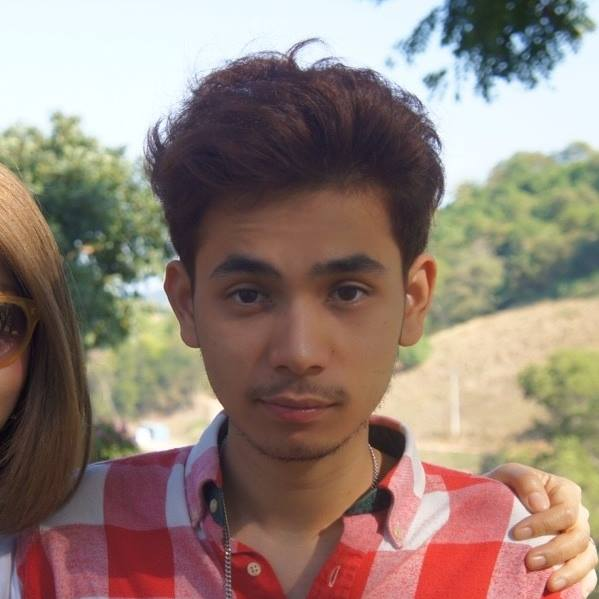
#> input picture input_images/10625034_1100070416670737_4341551356959521884_n.jpg, 599 x 599 px; its folder holds only this picture in this run
$ python detect_face_datasets.py
#> lines starting #> are read from the running program, lines starting #| are printed output that depends on the picture

import cv2

from os import listdir
import time

def cropImage(img, box):
	[p, q, r, s]= box

	write_img_color= img[q:q+ s, p:p+ r]
	saveCropped(write_img_color, name)


def saveCropped(img, name):
	cv2.imwrite(output_path+ name+ ".jpg", img)

if __name__== "__main__":

	input_path= "./input_images/"
	output_path= "./output_images/"


	frontal_face= cv2.CascadeClassifier("haarcascade_frontalface_default.xml")
	input_names= listdir("./input_images")

	print("Starting to detect faces and save the cropped images to output file...")
	sttime= time.clock()
	i= 1
	for name in input_names:
		print(input_path+name)
		color_img= cv2.imread(input_path+ name)
#> color_img is the input picture: shape (599, 599, 3); mean B, G, R 119.1, 128.7, 147.4

		gray_img= cv2.cvtColor(color_img, cv2.COLOR_BGR2GRAY)
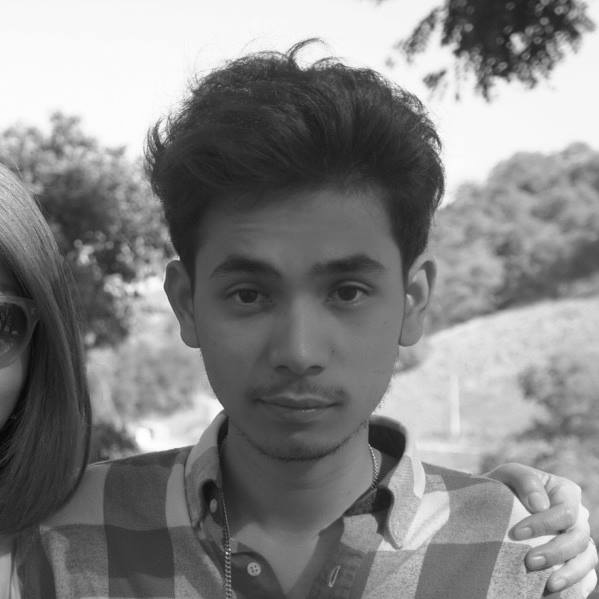
#> gray_img: shape (599, 599); min 5, max 255, mean 133.2


		bBoxes= frontal_face.detectMultiScale(gray_img, scaleFactor=1.3, minNeighbors=5, minSize=(30, 30), flags=cv2.CASCADE_SCALE_IMAGE)
#> bBoxes = [[162, 190, 257, 257]]
		#print(bBoxes)

		for box in bBoxes:

			cropImage(color_img, box)
			i+= 1
#> this loop made 1 pass
#> (p in cropImage, q in cropImage, r in cropImage, s in cropImage, i) on pass 1: (162, 190, 257, 257, 2)
#> pass 1, in cropImage, `write_img_color= img[q:q+ s, p:p+ r]`:
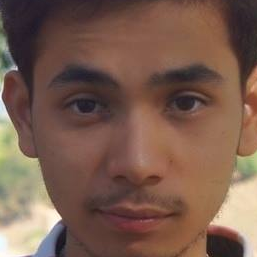
#> write_img_color: shape (257, 257, 3); mean B, G, R 77.9, 91.6, 121
#> after the loop, i = 2

	print("Completed the task in %.2f Secs." % (time.clock()- sttime))

$ run again, on input_images/12019784_1476493942679592_3807175566818405520_n.jpg
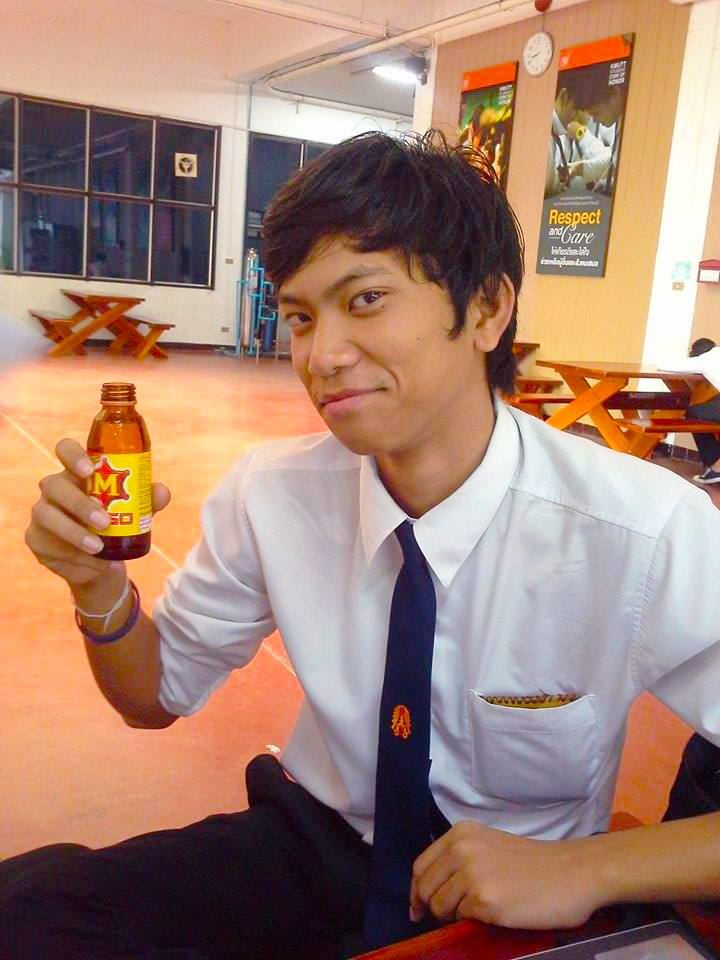
#> input picture input_images/12019784_1476493942679592_3807175566818405520_n.jpg, 720 x 960 px
#> color_img is the input picture: shape (960, 720, 3); mean B, G, R 113.8, 129.4, 163.3
#> `gray_img= cv2.cvtColor(color_img, cv2.COLOR_BGR2GRAY)`:
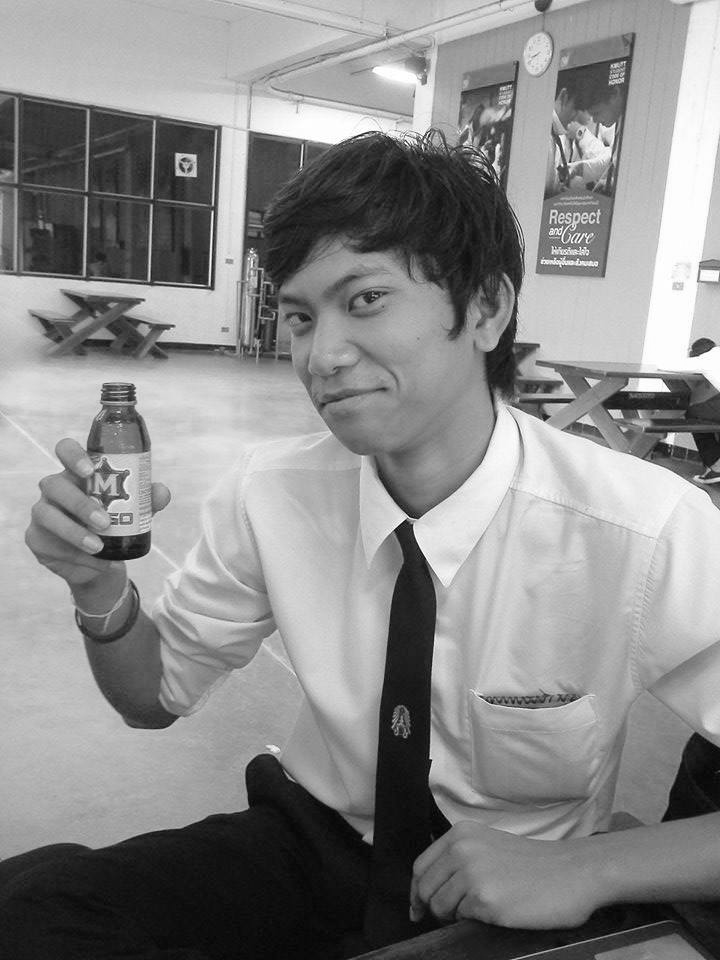
#> gray_img: shape (960, 720); min 0, max 255, mean 137.8
#> bBoxes = ()
#> after the loop `for box in bBoxes:`: i = 1

$ run again, on input_images/12119116_1490681244594195_3007006948107787524_n.jpg
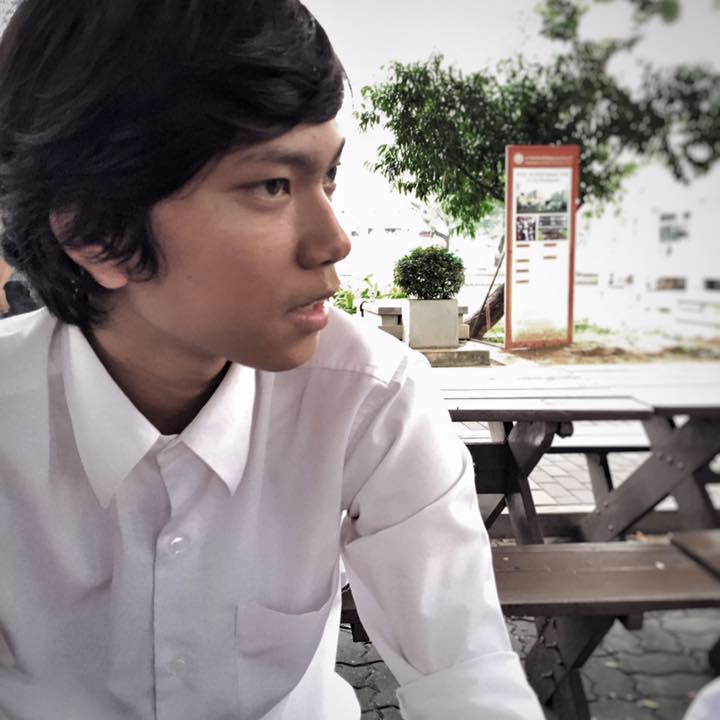
#> input picture input_images/12119116_1490681244594195_3007006948107787524_n.jpg, 720 x 720 px
#> color_img is the input picture: shape (720, 720, 3); mean B, G, R 132.6, 132.3, 140.1
#> `gray_img= cv2.cvtColor(color_img, cv2.COLOR_BGR2GRAY)`:
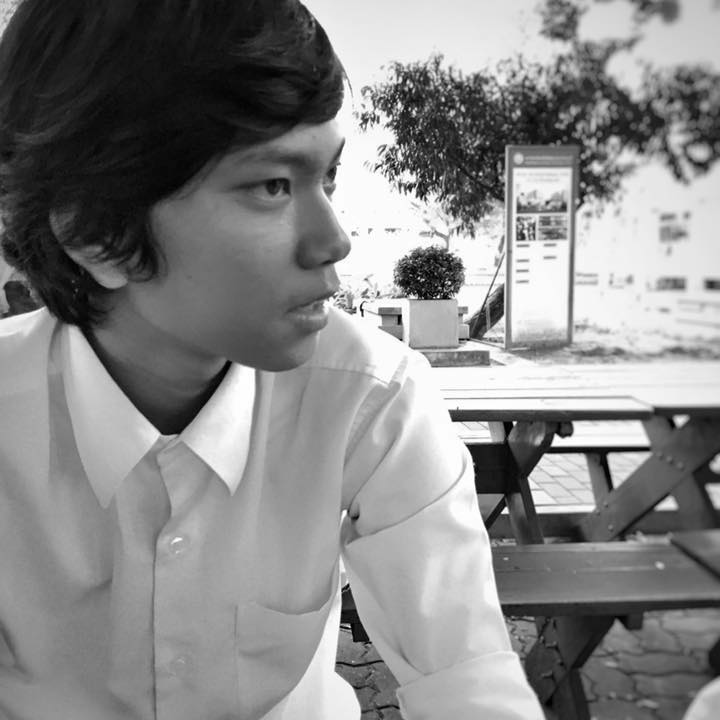
#> gray_img: shape (720, 720); min 0, max 255, mean 134.7
#> bBoxes = ()
#> after the loop `for box in bBoxes:`: i = 1

$ run again, on input_images/12189000_1498414463820873_211627990375699985_n.jpg
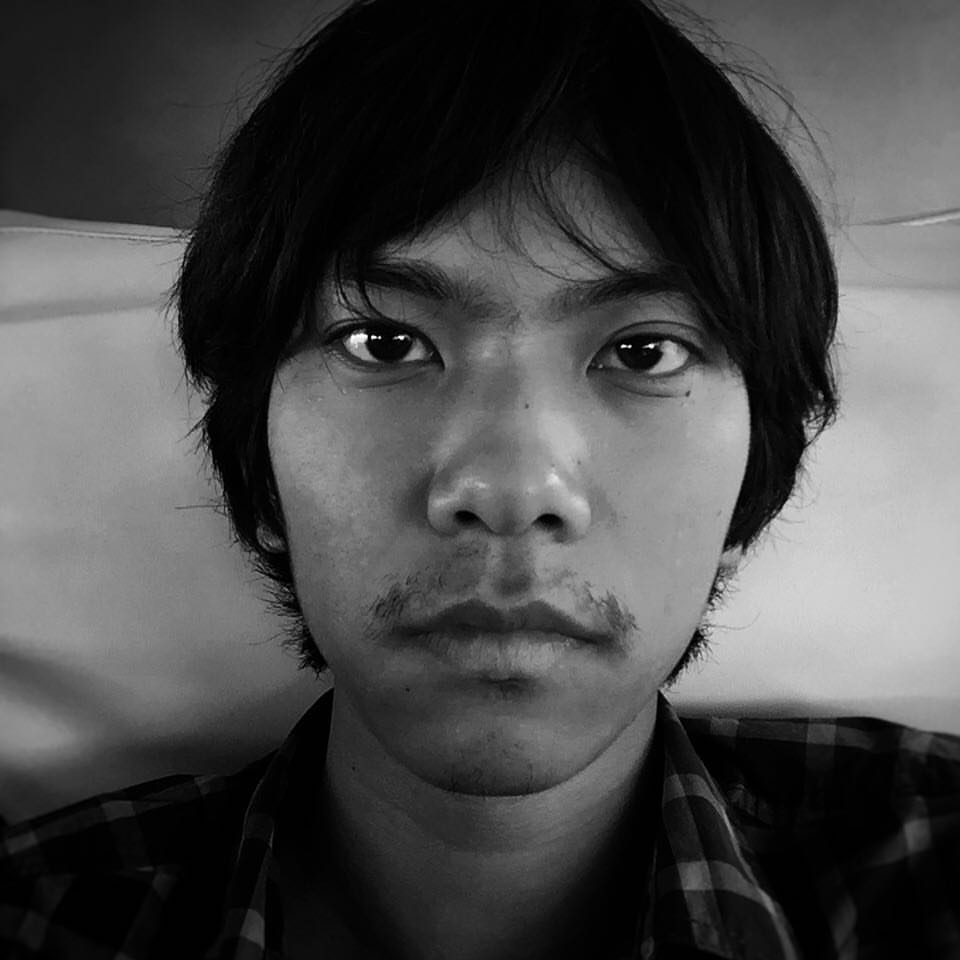
#> input picture input_images/12189000_1498414463820873_211627990375699985_n.jpg, 960 x 960 px
#> color_img is the input picture: shape (960, 960, 3); min 0, max 255, mean 73.8
#> bBoxes = [[218, 135, 596, 596]]
#> the loop `for box in bBoxes: ` made 1 pass
#> (p in cropImage, q in cropImage, r in cropImage, s in cropImage, i) on pass 1: (218, 135, 596, 596, 2)
#> pass 1, in cropImage, `write_img_color= img[q:q+ s, p:p+ r]`:
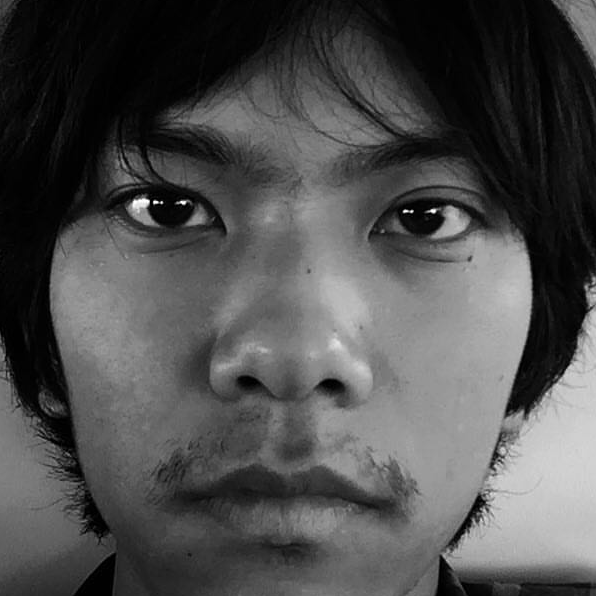
#> write_img_color: shape (596, 596, 3); min 0, max 255, mean 77.2
#> after the loop `for box in bBoxes:`: i = 2

$ run again, on input_images/10997802_883082738410201_3906542905561623246_o.jpg
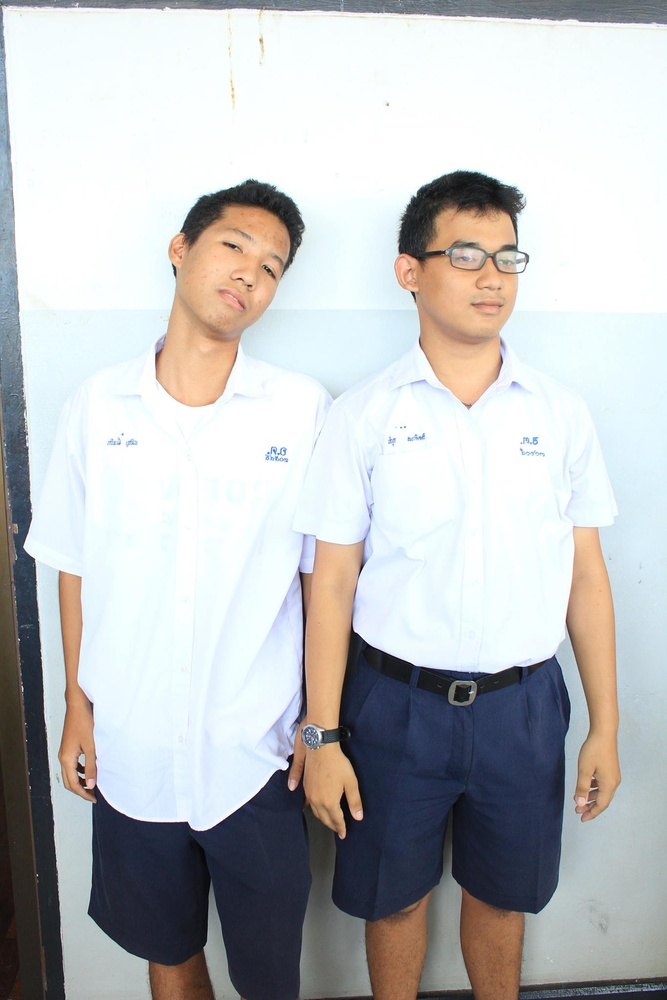
#> input picture input_images/10997802_883082738410201_3906542905561623246_o.jpg, 667 x 1000 px, shrunk from 1365 x 2048 before the run
#> color_img is the input picture: shape (1000, 667, 3); mean B, G, R 191.7, 190.9, 189.3
#> `gray_img= cv2.cvtColor(color_img, cv2.COLOR_BGR2GRAY)`:
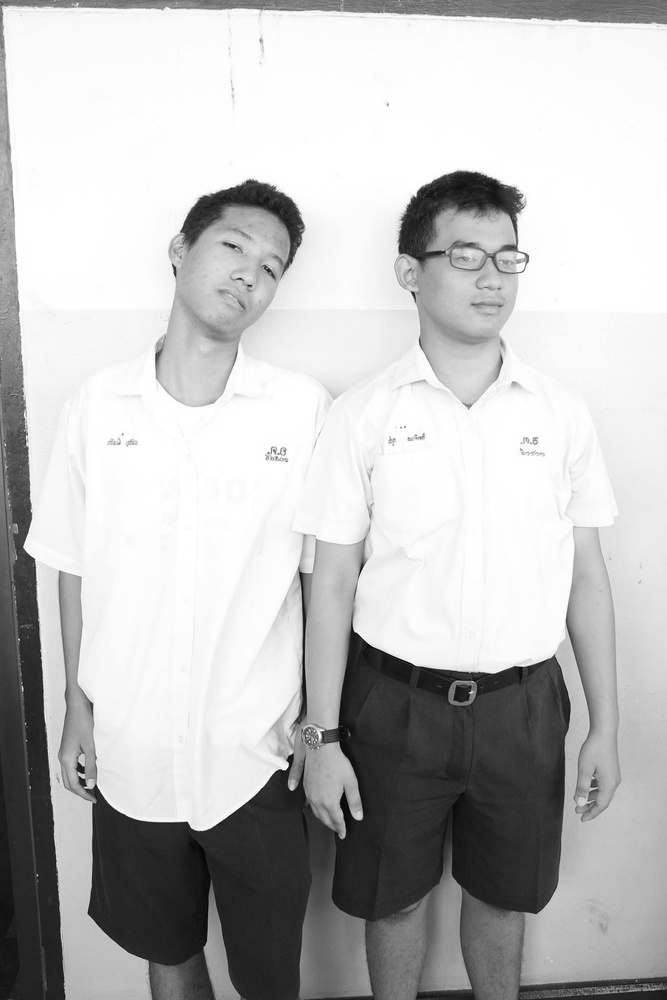
#> gray_img: shape (1000, 667); min 1, max 255, mean 190.5
#> bBoxes = ()
#> after the loop `for box in bBoxes:`: i = 1
